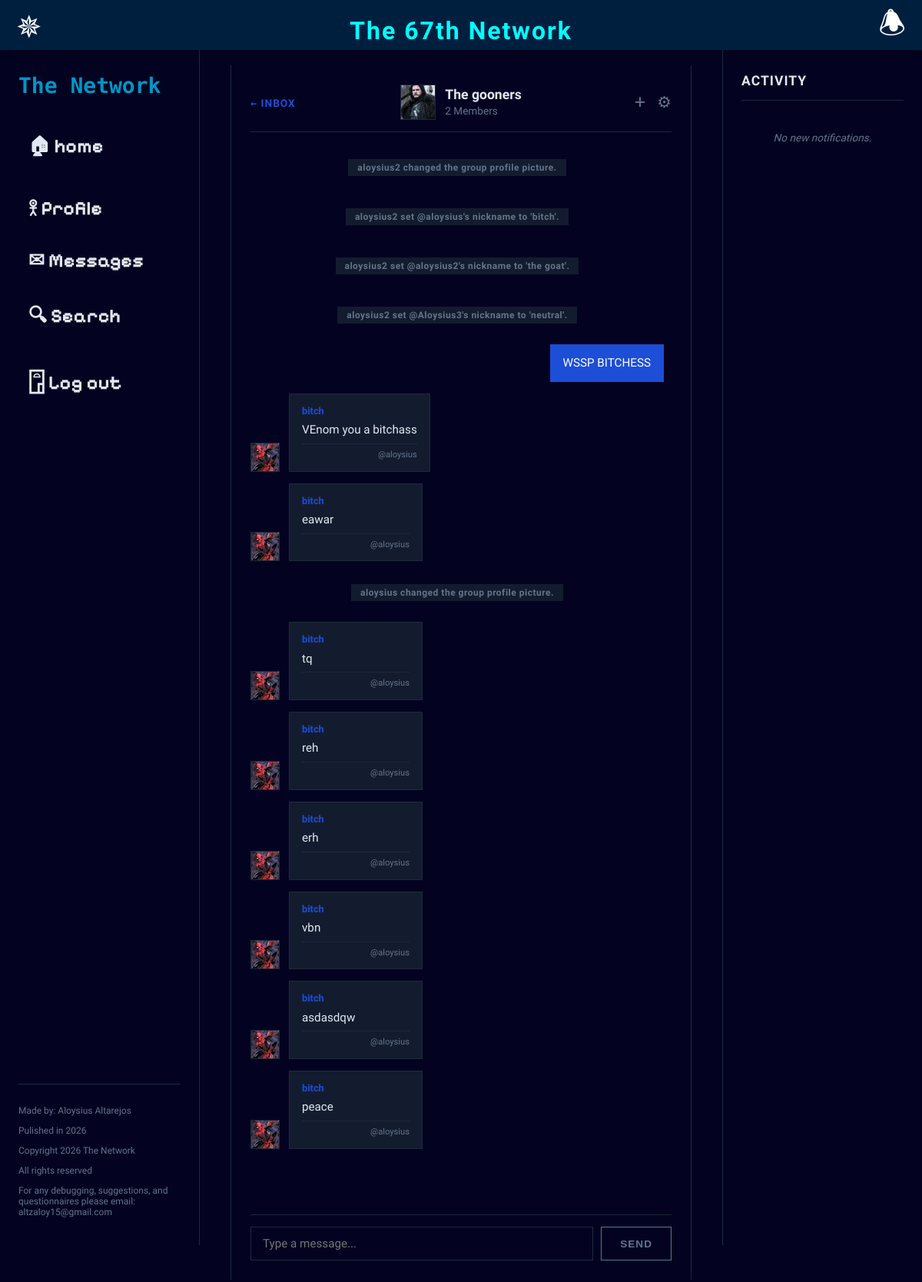
The app's page /messages/group/7/ (signed in) with its own data.
### network/models.py (models this page shows, shortened)
class Thread(models.Model):
    participants = models.ManyToManyField(User, related_name='threads')
    is_group = models.BooleanField(default=False)
    name = models.CharField(max_length=100, blank=True, null=True)
    updated_at = models.DateTimeField(auto_now=True)
    muted_by = models.ManyToManyField(User, related_name='muted_threads', blank=True)
    deleted_by = models.ManyToManyField(User, related_name='deleted_threads', blank=True)
    group_picture = models.ImageField(upload_to='group_pics/', blank=True, null=True)

class Message(models.Model):
    thread = models.ForeignKey(Thread, on_delete=models.CASCADE, related_name='messages')
    sender = models.ForeignKey(User, on_delete=models.CASCADE, related_name='sent_messages')
    content = models.TextField(max_length=1000)
    read_by = models.ManyToManyField(User, related_name='read_messages', blank=True)
    created_at = models.DateTimeField(auto_now_add=True)
    is_system = models.BooleanField(default=False)
    class Meta:
        ordering = ['created_at']
    @property
    def sender_display_name(self):
        nickname_obj = self.thread.nicknames.filter(user=self.sender).first()
        if nickname_obj:
            return nickname_obj.nickname
        return self.sender.profile.name if hasattr(self.sender, 'profile') and self.sender.profile.name else self.sender.username
    def __str__(self):
        return f"{self.sender.username} in Thread {self.thread.id}"

class Profile(models.Model):
    user = models.OneToOneField(User, on_delete=models.CASCADE)
    name = models.CharField(max_length=100, blank=True)
    pronouns = models.CharField(max_length=50, blank=True)
    location = models.CharField(max_length=100, blank=True)
    bio = models.TextField(max_length=500, blank=True)
    profile_picture = models.ImageField(upload_to='profile_pics/', blank=True, null=True)
    followers = models.ManyToManyField('self', symmetrical=False, related_name='following', blank=True)
    @property
    def unread_message_count(self):
        from .models import Message
        return Message.objects.filter(
            thread__participants=self.user
        ).exclude(
            sender=self.user
        ).exclude(
            read_by=self.user
        ).exclude(
            thread__muted_by=self.user
        ).count()

class ThreadNickname(models.Model):
    thread = models.ForeignKey(Thread, on_delete=models.CASCADE, related_name='nicknames')
    user = models.ForeignKey(User, on_delete=models.CASCADE)
    nickname = models.CharField(max_length=50)
    class Meta:
        unique_together = ('thread', 'user')

### network/views.py (the view, shortened to what this page needs)
# urls.py: path('messages/group/<int:thread_id>/', views.group_chat_thread, name='group_chat_thread'),
@login_required(login_url='login')
def group_chat_thread(request, thread_id):
    thread = get_object_or_404(Thread, id=thread_id, participants=request.user)
    messages = thread.messages.all()
    for msg in messages.exclude(read_by=request.user):
        msg.read_by.add(request.user)
    all_users = User.objects.exclude(id=request.user.id)
    return render(request, 'messages.html', {
        'thread': thread,
        'messages': messages,
        'all_users': all_users
    })

### templates/messages.html (shortened to what this page needs)
{% extends "base.html" %}
{% block content %}
<main style="flex-grow: 1; display: flex; flex-direction: column; width: 100%; border-left: 1px solid var(--border); border-right: 1px solid var(--border); height: calc(100vh - 65px); padding: 25px; box-sizing: border-box;">
    <div style="width: 100%; display: flex; flex-direction: column; height: 100%;">
        <div style="padding-bottom: 15px; border-bottom: 1px solid var(--border); margin-bottom: 20px; display: flex; justify-content: space-between; align-items: center;">
            <div style="width: 80px;">
                <a href="{% url 'inbox' %}" style="text-decoration: none; color: var(--primary); font-weight: bold; text-transform: uppercase; font-size: 0.85rem; letter-spacing: 1px;">← Inbox</a>
            </div>
            {% if thread.is_group %}
                <div style="display: flex; align-items: center; gap: 12px; color: inherit;">
                    <div style="width: 44px; height: 44px; flex-shrink: 0; background-color: var(--muted); border: 1px solid var(--border); display: flex; justify-content: center; align-items: center; overflow: hidden; font-size: 1.5rem;">
                        {% if thread.group_picture %}
                            <img src="{{ thread.group_picture.url }}" style="width: 100%; height: 100%; object-fit: cover;">
                        {% else %}
                            👥
                        {% endif %}
                    </div>
                    <div style="display: flex; flex-direction: column; text-align: left;">
                        <strong style="font-size: 1.1rem; color: var(--foreground); line-height: 1.2;">
                            {{ thread.name }}
                        </strong>
                        <span style="color: var(--muted-foreground); font-size: 0.85rem; line-height: 1.2; margin-top: 2px;">
                            {{ thread.participants.count }} Members
                        </span>
                    </div>
                </div>
            {% endif %}
            <div style="width: 80px; display: flex; justify-content: flex-end; gap: 15px; align-items: center;">
                <button onclick="document.getElementById('groupModal').style.display='flex'" style="background: none; border: none; color: var(--muted-foreground); font-size: 1.6rem; cursor: pointer; transition: color 0.2s ease; padding: 0; line-height: 1;" onmouseover="this.style.color='var(--primary)'" onmouseout="this.style.color='var(--muted-foreground)'" title="New Groupchat">
                    +
                </button>
                <button onclick="document.getElementById('settingsModal').style.display='flex'" style="background: none; border: none; color: var(--muted-foreground); font-size: 1.3rem; cursor: pointer; transition: color 0.2s ease; padding: 0; line-height: 1;" onmouseover="this.style.color='var(--foreground)'" onmouseout="this.style.color='var(--muted-foreground)'" title="Chat Settings">
                    ⚙
                </button>
            </div>
        </div>
        <div id="chatLogArea" style="flex-grow: 1; overflow-y: auto; display: flex; flex-direction: column; gap: 15px; padding-right: 10px; margin-bottom: 20px;">
            {% for msg in messages %}
                {% if msg.is_system %}
                    <div style="text-align: center; margin: 15px 0;">
                        <span style="background-color: var(--muted); color: var(--muted-foreground); padding: 4px 12px; border-radius: 12px; font-size: 0.75rem; font-weight: bold; letter-spacing: 0.5px;">
                            {{ msg.content }}
                        </span>
                    </div>
                {% elif msg.sender == request.user %}
                    <div class="message-bubble" style="align-self: flex-end; max-width: 60%;">
                        <div style="background-color: var(--primary); color: var(--primary-foreground); padding: 12px 16px; border: 1px solid var(--primary); font-size: 0.95rem; line-height: 1.5;">
                            {{ msg.content }}
                        </div>
                    </div>
                {% else %}
                    <div class="message-bubble" style="align-self: flex-start; max-width: 75%; display: flex; gap: 12px; align-items: flex-end;">
                        <a href="{% url 'user_profile' msg.sender.username %}" style="width: 36px; height: 36px; flex-shrink: 0; background-color: var(--muted); border: 1px solid var(--border); display: flex; justify-content: center; align-items: center; overflow: hidden; font-weight: bold; font-family: monospace; color: var(--foreground); font-size: 0.9rem; text-decoration: none;">
                            {% if msg.sender.profile.profile_picture %}
                                <img src="{{ msg.sender.profile.profile_picture.url }}" style="width: 100%; height: 100%; object-fit: cover;">
                            {% else %}
                                {{ msg.sender.username.0|upper }}
                            {% endif %}
                        </a>
                        <div style="background-color: var(--muted); color: var(--foreground); padding: 12px 16px; border: 1px solid var(--border); font-size: 0.95rem; line-height: 1.5; display: flex; flex-direction: column; min-width: 140px;">
                            <span style="font-size: 0.8rem; color: var(--primary); font-weight: bold; margin-bottom: 4px;">
                                {{ msg.sender_display_name }}
                            </span>
                            <span style="margin-bottom: 6px;">{{ msg.content }}</span>
                            <span style="font-size: 0.7rem; color: var(--muted-foreground); text-align: right; border-top: 1px solid rgba(255,255,255,0.05); padding-top: 6px;">@{{ msg.sender.username }}</span>
                        </div>
                    </div>
                {% endif %}
            {% empty %}
                <p style="text-align: center; color: var(--muted-foreground); margin-top: 50px;">No messages yet. Say hello!</p>
            {% endfor %}
        </div>
        <div style="border-top: 1px solid var(--border); padding-top: 15px;">
            <form method="POST" action="{% if thread.is_group %}{% url 'group_chat_thread' thread.id %}{% else %}{% url 'chat_thread' other_user.username %}{% endif %}" style="display: flex; gap: 10px;">
                <input type="text" name="content" placeholder="Type a message..." required autocomplete="off" autofocus style="flex-grow: 1; padding: 12px 15px; background-color: transparent; color: var(--foreground); border: 1px solid var(--border); outline: none; font-size: 0.95rem; font-family: inherit; transition: border-color 0.2s ease;" onfocus="this.style.borderColor='var(--primary)';" onblur="this.style.borderColor='var(--border)';">
                <button type="submit" style="background-color: transparent; color: var(--muted-foreground); border: 1px solid var(--muted-foreground); padding: 10px 24px; font-weight: bold; letter-spacing: 1px; cursor: pointer; text-transform: uppercase; font-size: 0.85rem; transition: all 0.2s ease;" onmouseover="this.style.backgroundColor='var(--muted)'; this.style.color='var(--foreground)';" onmouseout="this.style.backgroundColor='transparent'; this.style.color='var(--muted-foreground)';">
                    Send
                </button>
            </form>
        </div>
    </div>
</main>
{% endblock %}

### network/static/style.css (style rules this page uses)
:root { --background: #030321; --foreground: #e2e8f0; --muted: #131c2f; --muted-foreground: #64748b; --border: #1e293b; --primary: #1d4ed8; --primary-foreground: #ffffff; --radius: 0px; }
* { border-radius: var(--radius) !important; }
body { background-color: var(--background); color: var(--foreground); margin: 0; padding: 0; overflow-x: hidden; font-family: 'Share Tech Mono', monospace; }
main { flex-grow: 1; min-width: 0; padding: 20px 40px; box-sizing: border-box; display: flex; flex-direction: column; align-items: center; }
button { font-weight: 500; }

### records on screen
Thread: group_picture (picture), name "The gooners", participants.count "2"
Message: content "aloysius2 changed the group profile picture."
Message: content "aloysius2 set @aloysius's nickname to 'bitch'."
Message: content "aloysius2 set @aloysius2's nickname to 'the goat'."
Message: content "aloysius2 set @Aloysius3's nickname to 'neutral'."
Message: content "WSSP BITCHESS"
Message: sender.profile.profile_picture (picture), sender_display_name "bitch", content "VEnom you a bitchass", sender.username "aloysius"
Message: sender.profile.profile_picture (picture), sender_display_name "bitch", content "eawar", sender.username "aloysius"
Message: content "aloysius changed the group profile picture."
Message: sender.profile.profile_picture (picture), sender_display_name "bitch", content "tq", sender.username "aloysius"
Message: sender.profile.profile_picture (picture), sender_display_name "bitch", content "reh", sender.username "aloysius"
Message: sender.profile.profile_picture (picture), sender_display_name "bitch", content "erh", sender.username "aloysius"
Message: sender.profile.profile_picture (picture), sender_display_name "bitch", content "vbn", sender.username "aloysius"
Message: sender.profile.profile_picture (picture), sender_display_name "bitch", content "asdasdqw", sender.username "aloysius"
Message: sender.profile.profile_picture (picture), sender_display_name "bitch", content "peace", sender.username "aloysius"
